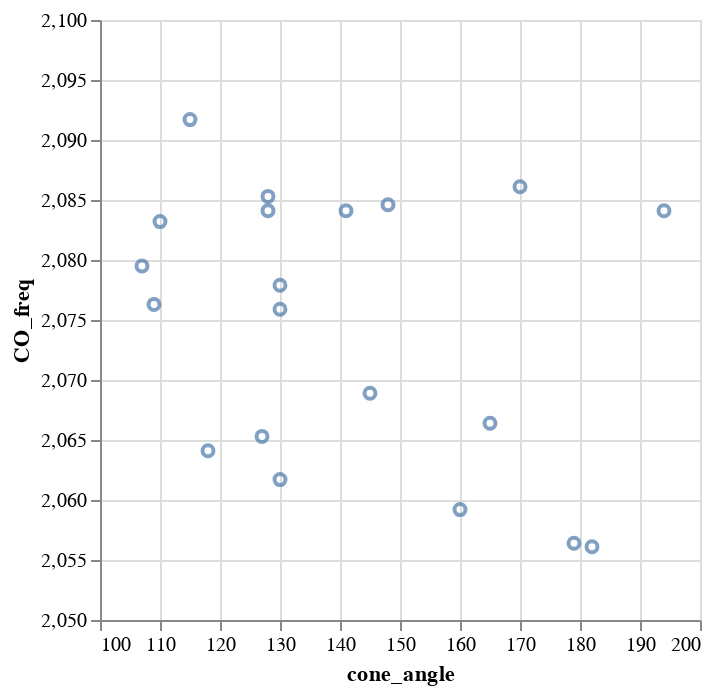

This figure's notebook cell:
### Markdown cell above
Then apply the `scale()` method with the `domain=` parameter to customize the plotting domains.

### Code cell
alt.Chart(ligands).mark_point().encode(
    alt.X('cone_angle').scale(domain=[100, 200]),
    alt.Y('CO_freq').scale(domain=[2050, 2100])
)

### Figure 1 — Vega specification as saved in the notebook (floating-point values rounded to 4 significant figures)
{"$schema": "https://vega.github.io/schema/vega/v5.json", "data": [{"name": "source_0", "values": [{"CO_freq": 2080.0, "cone_angle": 107}, {"CO_freq": 2083.0, "cone_angle": 110}, {"CO_freq": 2064.0, "cone_angle": 118}, {"CO_freq": 2076.0, "cone_angle": 109}, {"CO_freq": 2065.0, "cone_angle": 127}, {"CO_freq": 2076.0, "cone_angle": 130}, {"CO_freq": 2062.0, "cone_angle": 130}, {"CO_freq": 2066.0, "cone_angle": 165}, {"CO_freq": 2085.0, "cone_angle": 128}, {"CO_freq": 2084.0, "cone_angle": 128}, {"CO_freq": 2069.0, "cone_angle": 145}, {"CO_freq": 2092.0, "cone_angle": 115}, {"CO_freq": 2084.0, "cone_angle": 141}, {"CO_freq": 2078.0, "cone_angle": 130}, {"CO_freq": 2085.0, "cone_angle": 148}, {"CO_freq": 2056.0, "cone_angle": 179}, {"CO_freq": 2059.0, "cone_angle": 160}, {"CO_freq": 2086.0, "cone_angle": 170}, {"CO_freq": 2056.0, "cone_angle": 182}, {"CO_freq": 2084.0, "cone_angle": 194}]}], "marks": [{"type": "symbol", "name": "marks", "from": {"data": "source_0"}, "encode": {"update": {"y": {"field": "CO_freq", "scale": "y"}, "opacity": {"value": 0.7}, "stroke": {"value": "#4c78a8"}, "fill": {"value": "transparent"}, "x": {"field": "cone_angle", "scale": "x"}}}, "style": ["point"]}], "scales": [{"name": "x", "type": "linear", "domain": [100, 200], "range": [0, {"signal": "width"}], "zero": false}, {"name": "y", "type": "linear", "domain": [2050, 2100], "range": [{"signal": "height"}, 0], "zero": false}], "axes": [{"scale": "x", "labels": false, "tickCount": {"signal": "ceil(width/40)"}, "orient": "bottom", "gridScale": "y", "aria": false, "minExtent": 0, "grid": true, "ticks": false, "maxExtent": 0, "zindex": 0, "domain": false}, {"scale": "y", "maxExtent": 0, "ticks": false, "gridScale": "x", "labels": false, "grid": true, "domain": false, "zindex": 0, "orient": "left", "tickCount": {"signal": "ceil(height/40)"}, "minExtent": 0, "aria": false}, {"scale": "x", "labelOverlap": true, "zindex": 0, "grid": false, "title": "cone_angle", "tickCount": {"signal": "ceil(width/40)"}, "labelFlush": true, "orient": "bottom"}, {"scale": "y", "labelOverlap": true, "tickCount": {"signal": "ceil(height/40)"}, "title": "CO_freq", "zindex": 0, "orient": "left", "grid": false}], "background": "white", "style": "cell", "height": 300, "padding": 5, "width": 300}
